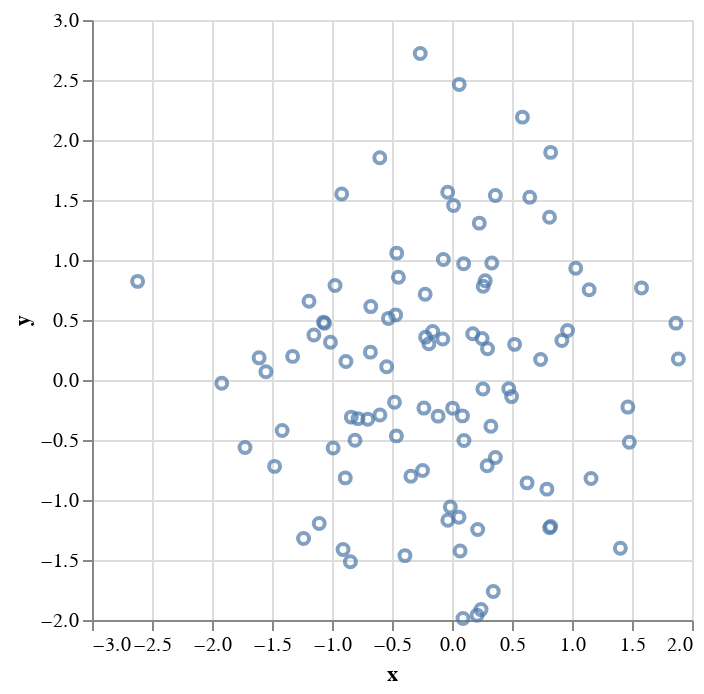

Write notebook code for a chart like this one.
### Markdown cell above
## Example 1: Controlling Marker Properties

Suppose you would like to control the color of the markers in a scatter plot: let's see each of the three options for doing this. We'll use a simple datasets of normally-distributed points:

### Code cell
alt.Chart(data).mark_point().encode(
    x='x:Q',
    y='y:Q'
)

### Figure 1 — Vega-Lite specification as saved in the notebook (floating-point values rounded to 4 significant figures)
{"config": {"view": {"continuousWidth": 300, "continuousHeight": 300}}, "data": {"name": "data-e0cda257d33f42fdbc24a0696afd76df"}, "mark": {"type": "point"}, "encoding": {"x": {"field": "x", "type": "quantitative"}, "y": {"field": "y", "type": "quantitative"}}, "$schema": "https://vega.github.io/schema/vega-lite/v5.16.3.json", "datasets": {"data-e0cda257d33f42fdbc24a0696afd76df": [{"x": 0.4967, "y": -0.1383}, {"x": 0.6477, "y": 1.523}, {"x": -0.2342, "y": -0.2341}, {"x": 1.579, "y": 0.7674}, {"x": -0.4695, "y": 0.5426}, {"x": -0.4634, "y": -0.4657}, {"x": 0.242, "y": -1.913}, {"x": -1.725, "y": -0.5623}, {"x": -1.013, "y": 0.3142}, {"x": -0.908, "y": -1.412}, {"x": 1.466, "y": -0.2258}, {"x": 0.06753, "y": -1.425}, {"x": -0.5444, "y": 0.1109}, {"x": -1.151, "y": 0.3757}, {"x": -0.6006, "y": -0.2917}, {"x": -0.6017, "y": 1.852}, {"x": -0.0135, "y": -1.058}, {"x": 0.8225, "y": -1.221}, {"x": 0.2089, "y": -1.96}, {"x": -1.328, "y": 0.1969}, {"x": 0.7385, "y": 0.1714}, {"x": -0.1156, "y": -0.3011}, {"x": -1.479, "y": -0.7198}, {"x": -0.4606, "y": 1.057}, {"x": 0.3436, "y": -1.763}, {"x": 0.3241, "y": -0.3851}, {"x": -0.6769, "y": 0.6117}, {"x": 1.031, "y": 0.9313}, {"x": -0.8392, "y": -0.3092}, {"x": 0.3313, "y": 0.9755}, {"x": -0.4792, "y": -0.1857}, {"x": -1.106, "y": -1.196}, {"x": 0.8125, "y": 1.356}, {"x": -0.07201, "y": 1.004}, {"x": 0.3616, "y": -0.6451}, {"x": 0.3614, "y": 1.538}, {"x": -0.03583, "y": 1.565}, {"x": -2.62, "y": 0.8219}, {"x": 0.08705, "y": -0.299}, {"x": 0.09176, "y": -1.988}, {"x": -0.2197, "y": 0.3571}, {"x": 1.478, "y": -0.5183}, {"x": -0.8085, "y": -0.5018}, {"x": 0.9154, "y": 0.3288}, {"x": -0.5298, "y": 0.5133}, {"x": 0.09708, "y": 0.9686}, {"x": -0.7021, "y": -0.3277}, {"x": -0.3921, "y": -1.464}, {"x": 0.2961, "y": 0.2611}, {"x": 0.005113, "y": -0.2346}, {"x": -1.415, "y": -0.4206}, {"x": -0.3427, "y": -0.8023}, {"x": -0.1613, "y": 0.4041}, {"x": 1.886, "y": 0.1746}, {"x": 0.2576, "y": -0.07445}, {"x": -1.919, "y": -0.02651}, {"x": 0.06023, "y": 2.463}, {"x": -0.1924, "y": 0.3015}, {"x": -0.03471, "y": -1.169}, {"x": 1.143, "y": 0.7519}, {"x": 0.791, "y": -0.9094}, {"x": 1.403, "y": -1.402}, {"x": 0.5869, "y": 2.19}, {"x": -0.9905, "y": -0.5663}, {"x": 0.09965, "y": -0.5035}, {"x": -1.551, "y": 0.06856}, {"x": -1.062, "y": 0.4736}, {"x": -0.9194, "y": 1.55}, {"x": -0.7833, "y": -0.3221}, {"x": 0.8135, "y": -1.231}, {"x": 0.2275, "y": 1.307}, {"x": -1.607, "y": 0.1846}, {"x": 0.2599, "y": 0.7818}, {"x": -1.237, "y": -1.32}, {"x": 0.5219, "y": 0.297}, {"x": 0.2505, "y": 0.3464}, {"x": -0.68, "y": 0.2323}, {"x": 0.2931, "y": -0.7144}, {"x": 1.866, "y": 0.4738}, {"x": -1.191, "y": 0.6566}, {"x": -0.9747, "y": 0.7871}, {"x": 1.159, "y": -0.8207}, {"x": 0.9634, "y": 0.4128}, {"x": 0.8221, "y": 1.897}, {"x": -0.2454, "y": -0.7537}, {"x": -0.8895, "y": -0.8158}, {"x": -0.0771, "y": 0.3412}, {"x": 0.2767, "y": 0.8272}, {"x": 0.013, "y": 1.454}, {"x": -0.2647, "y": 2.72}, {"x": 0.6257, "y": -0.8572}, {"x": -1.071, "y": 0.4825}, {"x": -0.2235, "y": 0.714}, {"x": 0.4732, "y": -0.07283}, {"x": -0.8468, "y": -1.515}, {"x": -0.4465, "y": 0.8564}, {"x": 0.2141, "y": -1.246}, {"x": 0.1732, "y": 0.3853}, {"x": -0.8839, "y": 0.1537}, {"x": 0.05821, "y": -1.143}]}}
